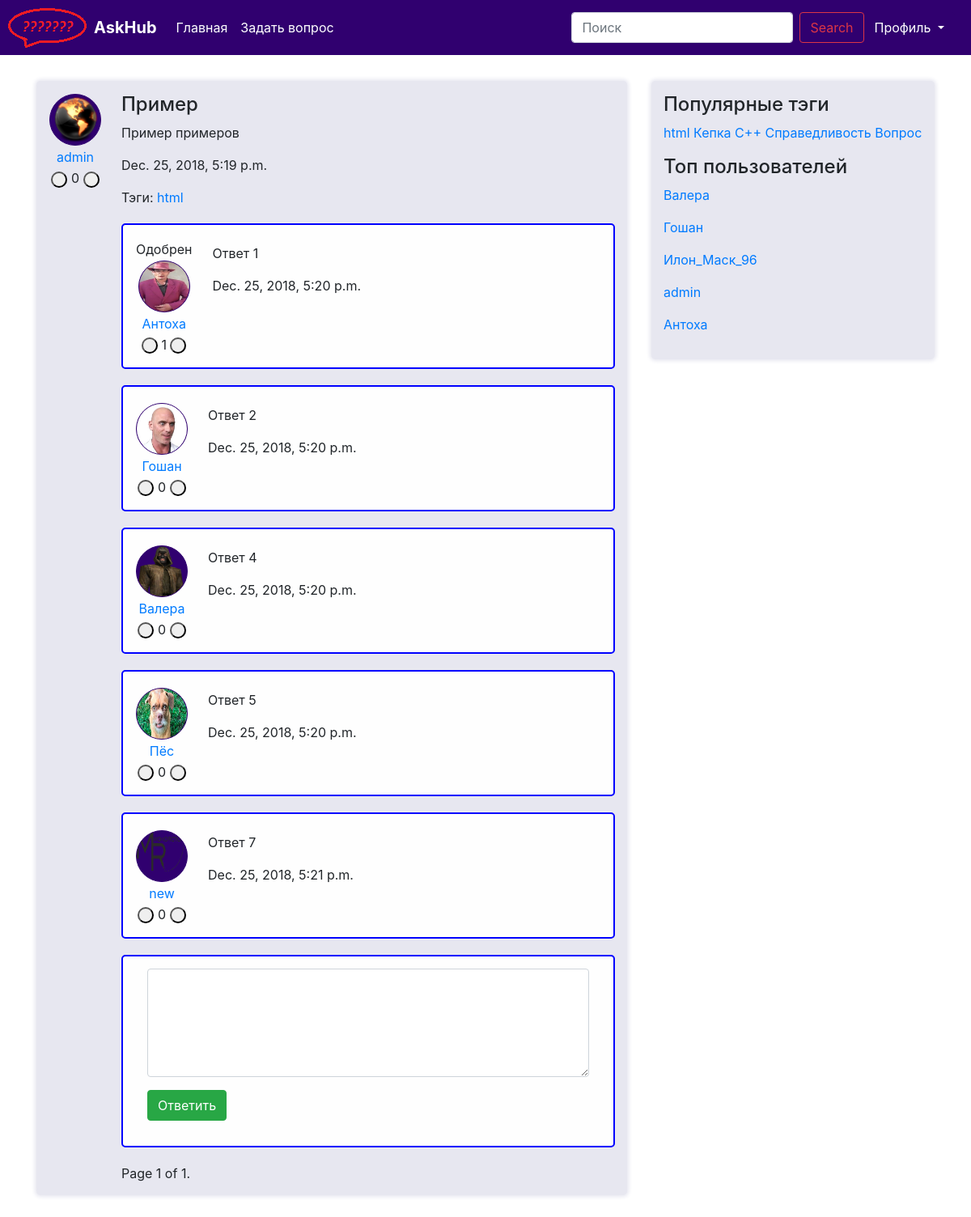
Page /question/33/ on the committed database.
### question/models.py (models this page shows, shortened)
class Question(models.Model):
    author = models.ForeignKey(User, on_delete=models.CASCADE)
    title = models.CharField(max_length=120, verbose_name=u"Заголовок вопроса")
    text = models.TextField(verbose_name=u"Полное описание вопроса")
    create_date = models.DateTimeField(default=datetime.now, verbose_name=u"Время создания вопроса")
    is_active = models.BooleanField(default=True, verbose_name=u"Доступность вопроса")
    tags = models.ManyToManyField(Tag, blank=True)
    rating = models.IntegerField(default=0, null=False, verbose_name="Рейтинг вопроса")
    objects = QuestionManager()
    class Meta:
        ordering = ['-create_date']

class User(AbstractUser):
    upload = models.ImageField(upload_to='uploads/%Y/%m/%d/')
    registration_date = models.DateTimeField(default=timezone.now, verbose_name="Дата решистрации")
    rating = models.IntegerField(default=0, verbose_name="Рейтинг пользователя")
    objects = UserManager()
    def __str__(self):
        return self.username

class Tag(models.Model):
    title = models.CharField(max_length=120, verbose_name=u"Заголовок ярлыка")
    objects = TagManager()
    def __str__(self):
        return self.title

class Answer(models.Model):
    author = models.ForeignKey(User, on_delete=models.CASCADE)
    text = models.TextField(verbose_name=u"Полное описание вопроса")
    question = models.ForeignKey(Question, on_delete=models.CASCADE)
    create_date = models.DateTimeField(default=datetime.now, verbose_name=u"Время ответа")
    rating = models.IntegerField(default=0, null=False, verbose_name="Рейтинг ответа")
    approved = models.BooleanField(default=False, verbose_name=u"Одобрен автором вопроса")
    objects = AnswerManager()

### question/views.py (the view)
# urls.py: path('question/<int:id>/', views.question, name='question'),
def question(request, id):
    return render(request, 'question/question.html', {
    	'question': get_object_or_404(Question, pk=id),
        'answers' : paginate(request, Answer.objects.get_hot_for_answer(id)),
        'tags' : paginate(request, Tag.objects.hottest()),
        'users' : paginate(request, User.objects.by_rating()),
        'page_objects' : paginate(request, Answer.objects.get_hot_for_answer(id)),
    })

### question/managers.py (called while the page is built)
    def get_hot_for_answer(self, question_id):
        return self.all().filter(question_id=question_id).order_by('rating').reverse()

    def hottest(self):
        return self.annotate(question_count=Count('question')).order_by('-question_count')

    def by_rating(self):
        return self.order_by('-rating')

### question/views.py (called while the page is built)
def paginate(request, objects_list):
    paginator = Paginator(objects_list, 5)
    page = request.GET.get('page')
    try:
        objects = paginator.page(page)
    except PageNotAnInteger:
        objects = paginator.page(1)
    except EmptyPage:
        objects = paginator.page(paginator.num_pages)
    return objects

### question/templates/question/question.html (shortened to what this page needs)
{% extends "question/base.html" %}
{% load static %}
{% block content %}
    <div class="media one_question_item">
        <div class="media-left mr-4">
            <table >
                <tr>
                    <td align="center">
                        <img class="ava" src="{{ MEDIA_URL }}{{ question.author.upload }}" alt="{% static "img/ld2.png" %}">
                    </td>
                </tr>
                <tr>
                    <td align="center">
                        <a href="{% url 'user' id=question.author.id %}">{{ question.author }}</a>
                    </td>
                </tr>
                <tr>
                    <td align="center">
                        <span>
                            <button class="my_btn2 js-like-question" data-question_id="{{ question.id }}" data-like_type="dislike"></button>
                            <a>{{ question.rating }}</a>
                            <button class="my_btn1 js-like-question" data-question_id="{{ question.id }}" data-like_type="like"></button>
                        </span>
                    </td>
                </tr>
            </table>
        </div>
        <div class="media-body">
            <a>
                <h4>{{ question.title }}</h4>
            </a>
            <p>{{ question.text }}</p>
            <p>{{ question.create_date }}</p>
            <p>
                Тэги:
                {% for qt in question.tags.all %}
                    <a href="">{{ qt }}</a>
                {% endfor %}
            </p>
            {% block answers %}
                {% include "question/answers.html" %}
            {% endblock %}
        </div>
    </div>
{% endblock %}

### question/templates/question/answers.html (shortened to what this page needs)
{% load static %}
{% block answers %}
{% for answer in answers %}
 <div class="media answer_item">
        <div class="media-left mr-4">
            <table >
                <tr>
                    <td align="center">
                    </td>
                </tr>
                <tr>
                    <td align="center">
                    {% if answer.approved %}
                        <a>Одобрен</a>
                    {% endif %}
                    </td>
                </tr>
                <tr>
                    <td align="center">
                        <img class="ava" src="{{ MEDIA_URL }}{{ answer.author.upload }}" alt="{% static "img/ld2.png" %}">
                    </td>
                </tr>
                <tr>
                    <td align="center">
                        <a href="{% url 'user' id=answer.author.id %}">{{ answer.author }}</a>
                    </td>
                </tr>
                <tr>
                    <td align="center">
                        <span>
                            <button class="my_btn2 js-like-answer" data-answer_id="{{ answer.id }}" data-like_type="dislike"></button>
                            <a>{{ answer.rating }}</a>
                            <button class="my_btn1 js-like-answer" data-answer_id="{{ answer.id }}" data-like_type="like"></button>
                        </span>
                    </td>
                </tr>
            </table>
        </div>
        <div class="media-body">
            <p>{{ answer.text }}</p>
            <p>{{ answer.create_date }}</p>
        </div>
    </div>
{% endfor %}
{% block new_answer %}
    {% include "question/new_answer.html" %}
{% endblock %}
{% block paginator %}
    {% include "question/paginator.html" %}
{% endblock %}
{% endblock %}

### question/templates/question/sidebar.html
{% load static %}
{% block sidebar %}
    <div class="sidebar">
        <h4>Популярные тэги</h4>
        {% for t in tags %}
            <a href="{% url 'tag' id=t.id %}">{{ t.title }}</a>
        {% endfor %}
        <p>
        <h4>Топ пользователей</h4>
            {% for user in users %}
                <p><a href="{% url 'user' id=user.id %}">{{ user }}</a></p>
            {% endfor %}
        </p>
    </div>
{% endblock %}

### static/css/askme.css (style rules this page uses)
html { position: relative; min-height: 100%; }
body { margin-bottom: 60px; }
.one_question_item { background-color: #e7e7f0; box-shadow: 0px 0px 5px 2px #e7e7f0; padding: 15px; margin: 20px 0px 20px 0px; border-radius: 5px; }
.answer_item { background-color: #fefefe; padding: 15px; margin: 20px 0px 20px 0px; border-style: solid; border-width: 2px; border-color: #0000ff; border-radius: 5px; }
.my_btn1 { vertical-align: middle; text-align: center; width: 20px; height: 20px; border-radius: 20px; }
.my_btn2 { vertical-align: middle; text-align: center; width: 20px; height: 20px; border-radius: 20px; }
.ava { margin: 0px; padding: 0px; position: relative; width:64px; height:64px; background: #30006f; border: 1px solid #30006f; border-radius: 50%; }
.sidebar { background-color: #e7e7f0; box-shadow: 0px 0px 5px 2px #e7e7f0; padding: 15px; margin: 20px 0px 0px 0px; border-radius: 5px; }

### rows in the picture
Question: author.upload (picture), author "admin", rating "0", title "Пример", text "Пример примеров", create_date "Dec. 25, 2018, 5:19 p.m."
Tag: title "html"
Answer: approved "Одобрен", author.upload (picture), author "Антоха", rating "1", text "Ответ 1", create_date "Dec. 25, 2018, 5:20 p.m."
Answer: author.upload (picture), author "Гошан", rating "0", text "Ответ 2", create_date "Dec. 25, 2018, 5:20 p.m."
Answer: author.upload (picture), author "Валера", rating "0", text "Ответ 4", create_date "Dec. 25, 2018, 5:20 p.m."
Answer: author.upload (picture), author "Пёс", rating "0", text "Ответ 5", create_date "Dec. 25, 2018, 5:20 p.m."
Answer: author.upload (picture), author "new", rating "0", text "Ответ 7", create_date "Dec. 25, 2018, 5:21 p.m."
Tag: title "Кепка"
Tag: title "С++"
Tag: title "Справедливость"
Tag: title "Вопрос"
User: username "Валера"
User: username "Гошан"
User: username "Илон_Маск_96"
User: username "admin"
User: username "Антоха"

### other values in the picture
{{ page_objects.number }} "1"
{{ page_objects.paginator.num_pages }} "1"
